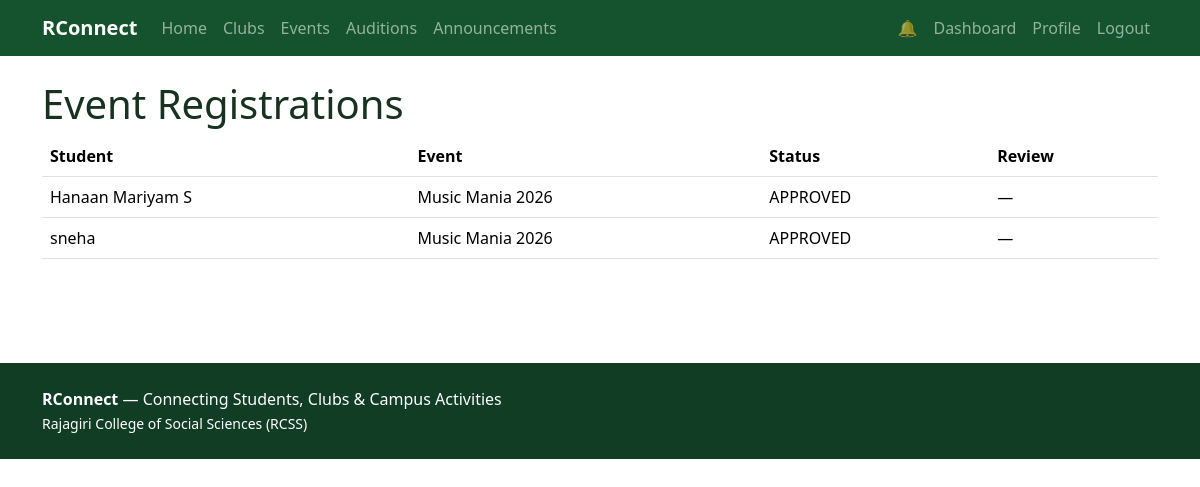
Page /events/registrations/all/ (signed in) on the committed database.
### events/models.py (models this page shows, shortened)
class EventRegistration(models.Model):
    class Status(models.TextChoices):
        PENDING="PENDING","Pending"; APPROVED="APPROVED","Approved"; REJECTED="REJECTED","Rejected"
    student = models.ForeignKey(settings.AUTH_USER_MODEL, on_delete=models.CASCADE, related_name="event_registrations")
    event = models.ForeignKey(Event, on_delete=models.CASCADE, related_name="registrations")
    registered_at = models.DateTimeField(auto_now_add=True)
    status = models.CharField(max_length=10, choices=Status.choices, default=Status.PENDING)
    reviewed_at = models.DateTimeField(null=True, blank=True)
    reviewed_by = models.ForeignKey(settings.AUTH_USER_MODEL, on_delete=models.SET_NULL, null=True, blank=True, related_name="reviewed_event_registrations")
    class Meta:
        constraints = [models.UniqueConstraint(fields=["student","event"], name="unique_event_registration")]

class Event(models.Model):
    class Types(models.TextChoices):
        WORKSHOP="WORKSHOP","Workshop"; SEMINAR="SEMINAR","Seminar"; COMPETITION="COMPETITION","Competition"
        CULTURAL="CULTURAL","Cultural Event"; IT="IT","IT Event"; SPORTS="SPORTS","Sports Event"; OTHER="OTHER","Other"
    class Status(models.TextChoices):
        UPCOMING="UPCOMING","Upcoming"; ONGOING="ONGOING","Ongoing"; COMPLETED="COMPLETED","Completed"; CANCELLED="CANCELLED","Cancelled"
    event_name = models.CharField(max_length=200)
    description = models.TextField()
    organizer = models.CharField(max_length=200)
    club = models.ForeignKey(Club, on_delete=models.CASCADE, null=True, blank=True, related_name="events")
    union = models.ForeignKey(CollegeUnion, on_delete=models.CASCADE, null=True, blank=True, related_name="events")
    date = models.DateField()
    start_time = models.TimeField()
    end_time = models.TimeField()
    venue = models.CharField(max_length=200)
    registration_deadline = models.DateTimeField()
    poster = models.ImageField(upload_to="events/", blank=True, null=True)
    event_type = models.CharField(max_length=20, choices=Types.choices, default=Types.OTHER)
    status = models.CharField(max_length=20, choices=Status.choices, default=Status.UPCOMING)
    created_at = models.DateTimeField(auto_now_add=True)

### accounts/models.py (models this page shows, shortened)
class User(AbstractUser):
    class Roles(models.TextChoices):
        STUDENT = "STUDENT", "Student"
        CLUB_ADMIN = "CLUB_ADMIN", "Club Admin"
        UNION_ADMIN = "UNION_ADMIN", "Union Admin"
        SUPER_ADMIN = "SUPER_ADMIN", "Super Admin"
    email = models.EmailField(unique=True)
    role = models.CharField(max_length=20, choices=Roles.choices, default=Roles.STUDENT)
    student_id = models.CharField(max_length=50, unique=True, null=True, blank=True)
    phone = models.CharField(max_length=20, blank=True)
    course = models.CharField(max_length=100, blank=True)
    department = models.CharField(max_length=100, blank=True)
    year = models.PositiveIntegerField(null=True, blank=True)
    semester = models.PositiveIntegerField(null=True, blank=True)
    profile_photo = models.ImageField(upload_to="profiles/", blank=True, null=True)
    @property
    def full_name(self):
        return self.get_full_name() or self.username

### events/views.py (the view)
# urls.py: path("registrations/all/",views.registrations,name="registrations"), path("registrations/<int:pk>/review/",views.review_registration,name="review_registration"),
@login_required
@role_required(User.Roles.CLUB_ADMIN, User.Roles.UNION_ADMIN)
def registrations(request):
    if request.user.role == User.Roles.CLUB_ADMIN:
        qs=EventRegistration.objects.filter(event__club=request.user.managed_club).select_related("student","event")
    else:
        qs=EventRegistration.objects.filter(event__union=request.user.managed_union).select_related("student","event")
    return render(request,"events/registrations.html",{"registrations":qs,"review_form":RegistrationReviewForm()})

### core/context_processors.py (called while the page is built)
def notifications(request):
    if not request.user.is_authenticated:
        return {"unread_notification_count": 0}
    return {"unread_notification_count": request.user.notifications.filter(is_read=False).count()}

### templates/events/registrations.html
{% extends "base.html" %}{% block title %}Event Registrations{% endblock %}{% block content %}<h1>Event Registrations</h1><div class="table-responsive"><table class="table"><tr><th>Student</th><th>Event</th><th>Status</th><th>Review</th></tr>{% for r in registrations %}<tr><td>{{ r.student.full_name }}</td><td>{{ r.event.event_name }}</td><td>{{ r.status }}</td><td>{% if r.status == "PENDING" %}<form method="post" action="{% url 'events:review_registration' r.pk %}">{% csrf_token %}<button name="status" value="APPROVED" class="btn btn-sm btn-success">Approve</button> <button name="status" value="REJECTED" class="btn btn-sm btn-outline-danger">Reject</button></form>{% else %}—{% endif %}</td></tr>{% empty %}<tr><td colspan="4">No registrations yet.</td></tr>{% endfor %}</table></div>{% endblock %}

### static/css/style.css (style rules this page uses)
:root { --green:#14532d;--green2:#2f855a;--light:#f3faf5 }
body { background:#fff;color:#17321f;font-family:system-ui,-apple-system,Segoe UI,Roboto,sans-serif }

### rows in the picture
EventRegistration: student.full_name "Hanaan Mariyam S", event.event_name "Music Mania 2026", status "APPROVED"
EventRegistration: student.full_name "sneha", event.event_name "Music Mania 2026", status "APPROVED"
